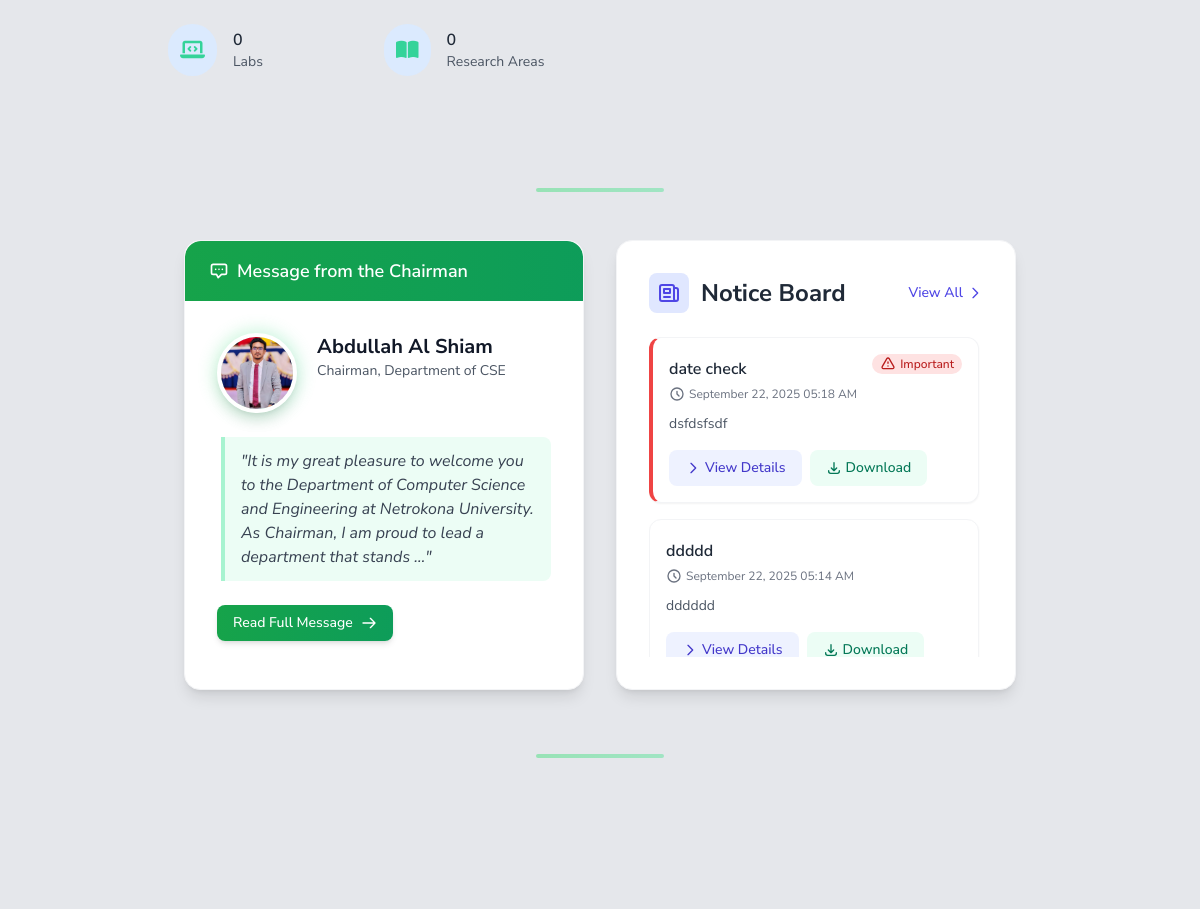
The app's page / (middle part), older data.
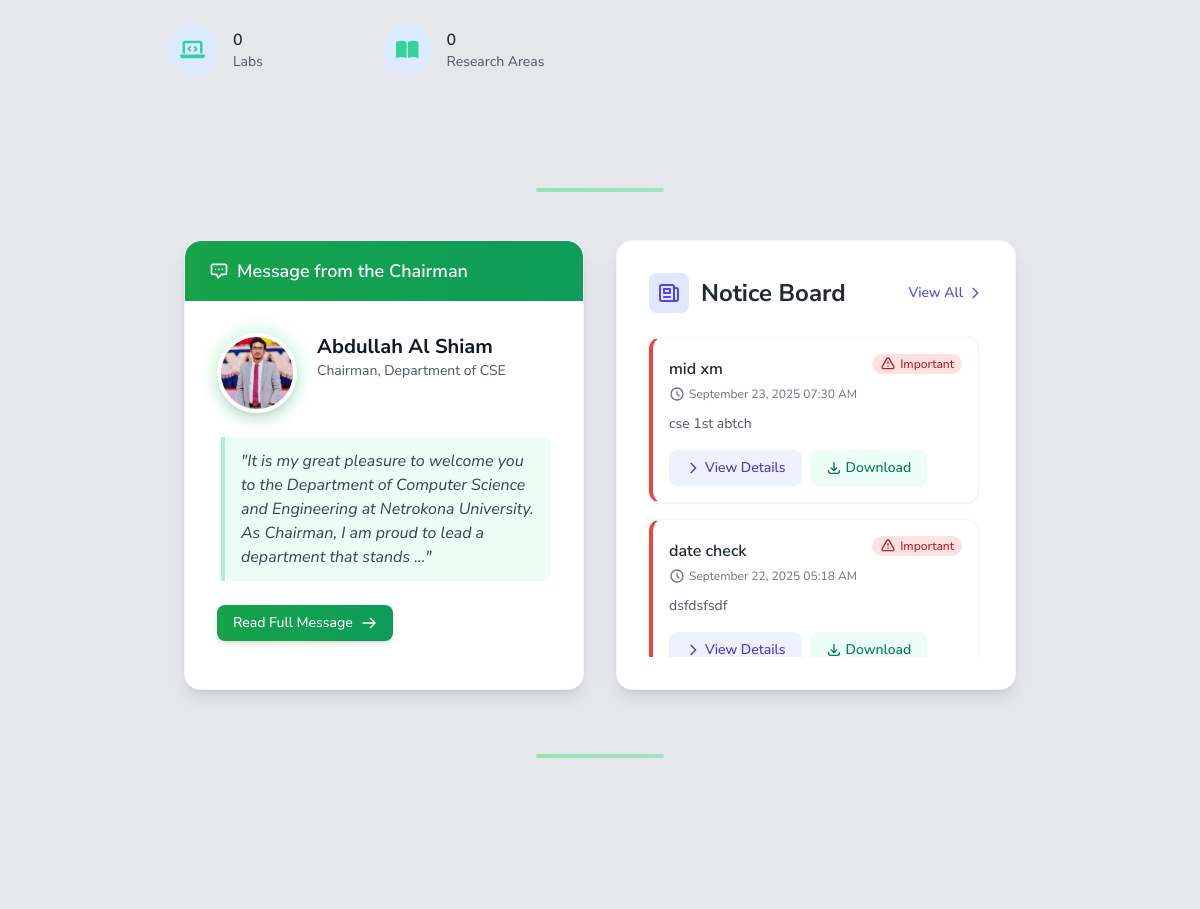
The same page, newer data.
### cse_app/models.py (models this page shows, shortened)
class Notice_Board(models.Model):
    title = models.CharField(max_length=200)
    content = RichTextField()
    file = models.FileField(upload_to='notices/', blank=True, null=True)  # For download option
    created_at = models.DateTimeField(auto_now_add=True)
    updated_at = models.DateTimeField(auto_now=True)
    is_important = models.BooleanField(default=False)
    created_by = models.ForeignKey(User, on_delete=models.SET_NULL, null=True, blank=True)
    class Meta:
        ordering = ['-created_at']  # Newest first

### cse_app/views.py (the view)
# urls.py: path('', views.home, name='home'),
def home(request):
    carousel_items = CarouselItem.objects.filter(is_active=True).order_by('order')
    latest_images = ImageGallery.objects.all().order_by('-upload_time')[:6]
    important_notices = Notice_Board.objects.filter(is_important=True)[:5]
    latest_notices = Notice_Board.objects.exclude(is_important=True)[:5]
    latest_projects = Project.objects.all().order_by('-start_date')[:3]
    latest_publications = Publication.objects.all().order_by('-publication_date')[:3]
    latest_events = Event.objects.all().order_by('-start_date')[:3]
    latest_notices = Notice_Board.objects.all()[:5]
    faculty_members = FacultyMember.objects.all()[:8]
    current_chairman = Chairman.objects.filter(is_current=True).first()
    tech_news = TechNews.objects.all().order_by('-published_date')[:3]
    upcoming_events = list(Event.objects.filter(
        is_upcoming=True,
        start_date__gte=timezone.now()
    ).order_by('start_date')[:3])
    if len(upcoming_events) < 3:
        latest_events = Event.objects.exclude(
            id__in=[event.id for event in upcoming_events]
        ).order_by('-start_date')[:3 - len(upcoming_events)]
        upcoming_events.extend(latest_events)
    context = {
        'carousel_items': carousel_items,
        'important_notices': important_notices,
        'latest_notices': latest_notices,
        'faculty_members': faculty_members,
        'current_chairman': current_chairman,
        'tech_news': tech_news,
        'events': upcoming_events,  # Pass events to the template
        'latest_projects': latest_projects,
        'latest_publications': latest_publications,
        'images': latest_images,
    }
    page_view, created = ViewCount.objects.get_or_create(page_name='home')
    page_view.increment()
    return render(request, 'cse/home.html', context)

### cse_app/context_processors.py (called while the page is built)
def scrolling_notice(request):
    notice = ScrollingNotice.objects.filter(is_active=True).first()
    return {'scrolling_notice': notice.text if notice else ''}

### cse_app/models.py (called while the page is built)
    def increment(self):
        self.count += 1
        self.save()

### cse_app/templatetags/custom_filters.py (called while the page is built)
@register.filter
def mul(value, arg):
    try:
        return int(value) * int(arg)
    except (ValueError, TypeError):
        return 0

@register.filter
def add(value, arg):
    try:
        return int(value) + int(arg)
    except (ValueError, TypeError):
        return 0

### templates/cse/home.html (shortened to what the changed rows need)
{% extends 'base.html' %}
{% load static %}
{% load custom_filters %}
{% block content %}
<div class="lg:col-span-2 ">
  <div class="w-full px-4 sm:px-6 md:px-12 lg:px-20 mb-10 sm:mb-16">
    <div class="grid md:grid-cols-2 gap-6 sm:gap-8">
      <div class="bg-white rounded-xl sm:rounded-2xl shadow-lg overflow-hidden transition-all duration-500 border border-gray-100 hover:shadow-xl" data-aos="fade-left" data-aos-duration="800">
        <div class="p-4 sm:p-6 md:p-8">
          <div class="h-64 sm:h-72 md:h-80 overflow-y-auto pr-1 custom-scrollbar">
            <div class="space-y-3 sm:space-y-4" id="notice-container">
              {% for notice in latest_notices %}
              <div class="bg-white rounded-lg sm:rounded-xl border border-gray-100 p-3 sm:p-4 shadow-sm hover:shadow-md transition-all duration-300 transform hover:-translate-y-0.5 {% if notice.is_important %}border-l-4 border-l-red-500{% endif %}" data-aos="fade-up" data-aos-delay="{{ forloop.counter|mul:100 }}">
                <div class="flex flex-col">
                  <div class="flex-1 min-w-0">
                    <div class="flex justify-between items-start">
                      <h4 class="text-base sm:text-lg font-semibold text-gray-800 mb-1">
                        <a href="{% url 'notice_detail' notice.id %}" class="hover:text-indigo-600 transition-colors text-sm sm:text-base">{{ notice.title }}</a>
                      </h4>
                      {% if notice.is_important %}
                      <span class="bg-red-100 text-red-700 text-xs font-medium px-2 py-0.5 rounded-full flex items-center whitespace-nowrap">
                        <svg class="w-3 h-3 sm:w-4 sm:h-4 mr-1" fill="none" stroke="currentColor" viewBox="0 0 24 24">
                          <path stroke-linecap="round" stroke-linejoin="round" stroke-width="2" d="M12 9v2m0 4h.01m-6.938 4h13.856c1.54 0 2.502-1.667 1.732-3L13.732 4c-.77-1.333-2.694-1.333-3.464 0L3.34 16c-.77 1.333.192 3 1.732 3z"></path>
                        </svg>
                        Important
                      </span>
                      {% endif %}
                    </div>
                    {% if notice.created_at %}
                    <p class="text-xs text-gray-500 mb-2 sm:mb-3 flex items-center">
                      <svg class="w-3 h-3 sm:w-4 sm:h-4 mr-1" fill="none" stroke="currentColor" viewBox="0 0 24 24">
                        <path stroke-linecap="round" stroke-linejoin="round" stroke-width="2" d="M12 8v4l3 3m6-3a9 9 0 11-18 0 9 9 0 0118 0z"></path>
                      </svg>
                      {{ notice.created_at|date:"F d, Y h:i A" }}
                    </p>
                    {% endif %}
                    <p class="text-xs sm:text-sm text-gray-600 mb-3 sm:mb-4 line-clamp-2">{{ notice.content|striptags|truncatewords:20 }}</p>
                  </div>
                  <div class="flex items-center space-x-2">
                    <a href="{% url 'notice_detail' notice.id %}"
                       class="text-center px-3 py-1.5 sm:px-4 sm:py-2 bg-indigo-50 text-indigo-700 rounded-lg text-xs sm:text-sm hover:bg-indigo-100 transition-colors flex items-center font-medium">
                      <svg class="w-3 h-3 sm:w-4 sm:h-4 mr-1" fill="none" stroke="currentColor" viewBox="0 0 24 24">
                        <path stroke-linecap="round" stroke-linejoin="round" stroke-width="2" d="M9 5l7 7-7 7"></path>
                      </svg>
                      View Details
                    </a>
                    {% if notice.file %}
                    <a href="{% url 'download_notice' notice.pk %}"
                       class="text-center px-3 py-1.5 sm:px-4 sm:py-2 bg-emerald-50 text-emerald-700 rounded-lg text-xs sm:text-sm hover:bg-emerald-100 transition-colors flex items-center font-medium">
                      <svg class="w-3 h-3 sm:w-4 sm:h-4 mr-1" fill="none" stroke="currentColor" viewBox="0 0 24 24">
                        <path stroke-linecap="round" stroke-linejoin="round" stroke-width="2" d="M4 16v1a3 3 0 003 3h10a3 3 0 003-3v-1m-4-4l-4 4m0 0l-4-4m4 4V4"></path>
                      </svg>
                      Download
                    </a>
                    {% endif %}
                  </div>
                </div>
              </div>
              {% endfor %}
            </div>
          </div>
        </div>
      </div>
    </div>
  </div>
</div>
{% endblock %}

Row changes from the older to the newer data that the page shows:
no longer on this page (row unchanged): Notice_Board: title "ddddd", created_at "September 22, 2025 05:14 AM", content "dddddd", shows "Download", is_important False (drawn)
added Notice_Board: title "mid xm", is_important True (drawn), created_at "September 23, 2025 07:30 AM", content "cse 1st abtch", shows "Download"
